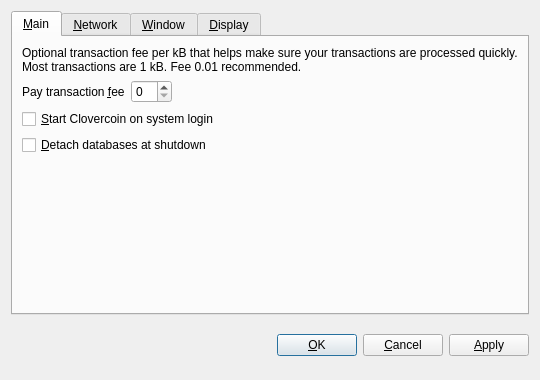
<?xml version="1.0" encoding="UTF-8"?>
<ui version="4.0">
 <class>OptionsDialog</class>
 <widget class="QDialog" name="OptionsDialog">
  <property name="geometry">
   <rect>
    <x>0</x>
    <y>0</y>
    <width>540</width>
    <height>380</height>
   </rect>
  </property>
  <property name="windowTitle">
   <string>Options</string>
  </property>
  <property name="modal">
   <bool>true</bool>
  </property>
  <layout class="QVBoxLayout" name="verticalLayout">
   <item>
    <widget class="QTabWidget" name="tabWidget">
     <property name="tabPosition">
      <enum>QTabWidget::North</enum>
     </property>
     <property name="currentIndex">
      <number>0</number>
     </property>
     <widget class="QWidget" name="tabMain">
      <attribute name="title">
       <string>&amp;Main</string>
      </attribute>
      <layout class="QVBoxLayout" name="verticalLayout_Main">
       <item>
        <widget class="QLabel" name="transactionFeeInfoLabel">
         <property name="text">
          <string>Optional transaction fee per kB that helps make sure your transactions are processed quickly. Most transactions are 1 kB. Fee 0.01 recommended.</string>
         </property>
         <property name="textFormat">
          <enum>Qt::PlainText</enum>
         </property>
         <property name="wordWrap">
          <bool>true</bool>
         </property>
        </widget>
       </item>
       <item>
        <layout class="QHBoxLayout" name="horizontalLayout_Main">
         <item>
          <widget class="QLabel" name="transactionFeeLabel">
           <property name="text">
            <string>Pay transaction &amp;fee</string>
           </property>
           <property name="textFormat">
            <enum>Qt::PlainText</enum>
           </property>
           <property name="buddy">
            <cstring>transactionFee</cstring>
           </property>
          </widget>
         </item>
         <item>
          <widget class="BitcoinAmountField" name="transactionFee"/>
         </item>
         <item>
          <spacer name="horizontalSpacer_Main">
           <property name="orientation">
            <enum>Qt::Horizontal</enum>
           </property>
           <property name="sizeHint" stdset="0">
            <size>
             <width>40</width>
             <height>20</height>
            </size>
           </property>
          </spacer>
         </item>
        </layout>
       </item>
       <item>
        <widget class="QCheckBox" name="bitcoinAtStartup">
         <property name="toolTip">
          <string>Automatically start Clovercoin after logging in to the system.</string>
         </property>
         <property name="text">
          <string>&amp;Start Clovercoin on system login</string>
         </property>
        </widget>
       </item>
       <item>
        <widget class="QCheckBox" name="detachDatabases">
         <property name="toolTip">
          <string>Detach block and address databases at shutdown. This means they can be moved to another data directory, but it slows down shutdown. The wallet is always detached.</string>
         </property>
         <property name="text">
          <string>&amp;Detach databases at shutdown</string>
         </property>
        </widget>
       </item>
       <item>
        <spacer name="verticalSpacer_Main">
         <property name="orientation">
          <enum>Qt::Vertical</enum>
         </property>
         <property name="sizeHint" stdset="0">
          <size>
           <width>20</width>
           <height>40</height>
          </size>
         </property>
        </spacer>
       </item>
      </layout>
     </widget>
     <widget class="QWidget" name="tabNetwork">
      <attribute name="title">
       <string>&amp;Network</string>
      </attribute>
      <layout class="QVBoxLayout" name="verticalLayout_Network">
       <item>
        <widget class="QCheckBox" name="mapPortUpnp">
         <property name="toolTip">
          <string>Automatically open the Clovercoin client port on the router. This only works when your router supports UPnP and it is enabled.</string>
         </property>
         <property name="text">
          <string>Map port using &amp;UPnP</string>
         </property>
        </widget>
       </item>
       <item>
        <widget class="QCheckBox" name="connectSocks">
         <property name="toolTip">
          <string>Connect to the Clovercoin network through a SOCKS proxy (e.g. when connecting through Tor).</string>
         </property>
         <property name="text">
          <string>&amp;Connect through SOCKS proxy:</string>
         </property>
        </widget>
       </item>
       <item>
        <layout class="QHBoxLayout" name="horizontalLayout_Network">
         <item>
          <widget class="QLabel" name="proxyIpLabel">
           <property name="text">
            <string>Proxy &amp;IP:</string>
           </property>
           <property name="textFormat">
            <enum>Qt::PlainText</enum>
           </property>
           <property name="buddy">
            <cstring>proxyIp</cstring>
           </property>
          </widget>
         </item>
         <item>
          <widget class="QValidatedLineEdit" name="proxyIp">
           <property name="maximumSize">
            <size>
             <width>140</width>
             <height>16777215</height>
            </size>
           </property>
           <property name="toolTip">
            <string>IP address of the proxy (e.g. 127.0.0.1)</string>
           </property>
          </widget>
         </item>
         <item>
          <widget class="QLabel" name="proxyPortLabel">
           <property name="text">
            <string>&amp;Port:</string>
           </property>
           <property name="textFormat">
            <enum>Qt::PlainText</enum>
           </property>
           <property name="buddy">
            <cstring>proxyPort</cstring>
           </property>
          </widget>
         </item>
         <item>
          <widget class="QLineEdit" name="proxyPort">
           <property name="maximumSize">
            <size>
             <width>55</width>
             <height>16777215</height>
            </size>
           </property>
           <property name="toolTip">
            <string>Port of the proxy (e.g. 9050)</string>
           </property>
          </widget>
         </item>
         <item>
          <widget class="QLabel" name="socksVersionLabel">
           <property name="text">
            <string>SOCKS &amp;Version:</string>
           </property>
           <property name="textFormat">
            <enum>Qt::PlainText</enum>
           </property>
           <property name="buddy">
            <cstring>socksVersion</cstring>
           </property>
          </widget>
         </item>
         <item>
          <widget class="QValueComboBox" name="socksVersion">
           <property name="toolTip">
            <string>SOCKS version of the proxy (e.g. 5)</string>
           </property>
          </widget>
         </item>
         <item>
          <spacer name="horizontalSpacer_Network">
           <property name="orientation">
            <enum>Qt::Horizontal</enum>
           </property>
           <property name="sizeHint" stdset="0">
            <size>
             <width>40</width>
             <height>20</height>
            </size>
           </property>
          </spacer>
         </item>
        </layout>
       </item>
       <item>
        <spacer name="verticalSpacer_Network">
         <property name="orientation">
          <enum>Qt::Vertical</enum>
         </property>
         <property name="sizeHint" stdset="0">
          <size>
           <width>20</width>
           <height>40</height>
          </size>
         </property>
        </spacer>
       </item>
      </layout>
     </widget>
     <widget class="QWidget" name="tabWindow">
      <attribute name="title">
       <string>&amp;Window</string>
      </attribute>
      <layout class="QVBoxLayout" name="verticalLayout_Window">
       <item>
        <widget class="QCheckBox" name="minimizeToTray">
         <property name="toolTip">
          <string>Show only a tray icon after minimizing the window.</string>
         </property>
         <property name="text">
          <string>&amp;Minimize to the tray instead of the taskbar</string>
         </property>
        </widget>
       </item>
       <item>
        <widget class="QCheckBox" name="minimizeOnClose">
         <property name="toolTip">
          <string>Minimize instead of exit the application when the window is closed. When this option is enabled, the application will be closed only after selecting Quit in the menu.</string>
         </property>
         <property name="text">
          <string>M&amp;inimize on close</string>
         </property>
        </widget>
       </item>
       <item>
        <spacer name="verticalSpacer_Window">
         <property name="orientation">
          <enum>Qt::Vertical</enum>
         </property>
         <property name="sizeHint" stdset="0">
          <size>
           <width>20</width>
           <height>40</height>
          </size>
         </property>
        </spacer>
       </item>
      </layout>
     </widget>
     <widget class="QWidget" name="tabDisplay">
      <attribute name="title">
       <string>&amp;Display</string>
      </attribute>
      <layout class="QVBoxLayout" name="verticalLayout_Display">
       <item>
        <layout class="QHBoxLayout" name="horizontalLayout_1_Display">
         <item>
          <widget class="QLabel" name="langLabel">
           <property name="text">
            <string>User Interface &amp;language:</string>
           </property>
           <property name="textFormat">
            <enum>Qt::PlainText</enum>
           </property>
           <property name="buddy">
            <cstring>lang</cstring>
           </property>
          </widget>
         </item>
         <item>
          <widget class="QValueComboBox" name="lang">
           <property name="toolTip">
            <string>The user interface language can be set here. This setting will take effect after restarting Clovercoin.</string>
           </property>
          </widget>
         </item>
        </layout>
       </item>
       <item>
        <layout class="QHBoxLayout" name="horizontalLayout_2_Display">
         <item>
          <widget class="QLabel" name="unitLabel">
           <property name="text">
            <string>&amp;Unit to show amounts in:</string>
           </property>
           <property name="textFormat">
            <enum>Qt::PlainText</enum>
           </property>
           <property name="buddy">
            <cstring>unit</cstring>
           </property>
          </widget>
         </item>
         <item>
          <widget class="QValueComboBox" name="unit">
           <property name="toolTip">
            <string>Choose the default subdivision unit to show in the interface and when sending coins.</string>
           </property>
          </widget>
         </item>
        </layout>
       </item>
       <item>
        <widget class="QCheckBox" name="displayAddresses">
         <property name="toolTip">
          <string>Whether to show Clovercoin addresses in the transaction list or not.</string>
         </property>
         <property name="text">
          <string>&amp;Display addresses in transaction list</string>
         </property>
        </widget>
       </item>
       <item>
        <spacer name="verticalSpacer_Display">
         <property name="orientation">
          <enum>Qt::Vertical</enum>
         </property>
         <property name="sizeHint" stdset="0">
          <size>
           <width>20</width>
           <height>40</height>
          </size>
         </property>
        </spacer>
       </item>
      </layout>
     </widget>
    </widget>
   </item>
   <item>
    <layout class="QHBoxLayout" name="horizontalLayout_Buttons">
     <item>
      <spacer name="horizontalSpacer_1">
       <property name="orientation">
        <enum>Qt::Horizontal</enum>
       </property>
       <property name="sizeHint" stdset="0">
        <size>
         <width>40</width>
         <height>48</height>
        </size>
       </property>
      </spacer>
     </item>
     <item>
      <widget class="QLabel" name="statusLabel">
       <property name="font">
        <font>
         <weight>75</weight>
         <bold>true</bold>
        </font>
       </property>
       <property name="text">
        <string/>
       </property>
       <property name="textFormat">
        <enum>Qt::PlainText</enum>
       </property>
       <property name="wordWrap">
        <bool>true</bool>
       </property>
      </widget>
     </item>
     <item>
      <spacer name="horizontalSpacer_2">
       <property name="orientation">
        <enum>Qt::Horizontal</enum>
       </property>
       <property name="sizeHint" stdset="0">
        <size>
         <width>40</width>
         <height>48</height>
        </size>
       </property>
      </spacer>
     </item>
     <item>
      <widget class="QPushButton" name="okButton">
       <property name="text">
        <string>&amp;OK</string>
       </property>
      </widget>
     </item>
     <item>
      <widget class="QPushButton" name="cancelButton">
       <property name="text">
        <string>&amp;Cancel</string>
       </property>
       <property name="autoDefault">
        <bool>false</bool>
       </property>
      </widget>
     </item>
     <item>
      <widget class="QPushButton" name="applyButton">
       <property name="text">
        <string>&amp;Apply</string>
       </property>
       <property name="autoDefault">
        <bool>false</bool>
       </property>
      </widget>
     </item>
    </layout>
   </item>
  </layout>
 </widget>
 <customwidgets>
  <customwidget>
   <class>BitcoinAmountField</class>
   <extends>QSpinBox</extends>
   <header>bitcoinamountfield.h</header>
  </customwidget>
  <customwidget>
   <class>QValueComboBox</class>
   <extends>QComboBox</extends>
   <header>qvaluecombobox.h</header>
  </customwidget>
  <customwidget>
   <class>QValidatedLineEdit</class>
   <extends>QLineEdit</extends>
   <header>qvalidatedlineedit.h</header>
  </customwidget>
 </customwidgets>
 <resources/>
 <connections/>
</ui>
